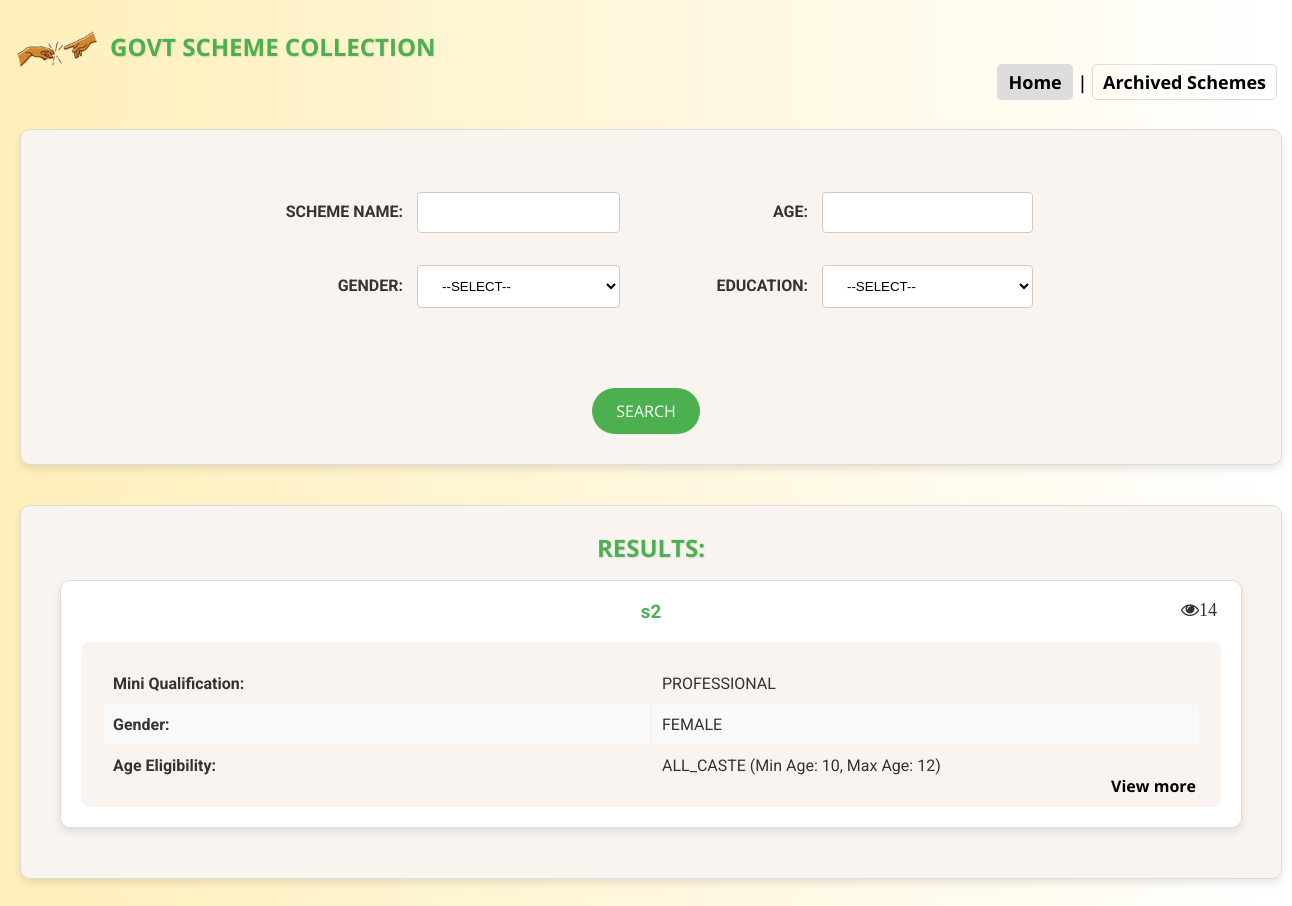
The page / on the database its author committed.
### myapp/models.py (models this page shows, shortened)
class Scheme(models.Model):
    BOTH = 'BOTH'
    FEMALE = 'FEMALE'
    MALE = 'MALE'
    GENDER_CHOICES = [
        (BOTH, 'BOTH'),
        (FEMALE, 'FEMALE'),
        (MALE, 'MALE'),
    ]
    name = models.CharField(max_length=255)
    description = models.TextField()
    gender = models.CharField(
        max_length=20,
        choices=GENDER_CHOICES,
    )
    start_date = models.DateField()
    end_date = models.DateField()
    link = models.URLField()
    procedure_to_apply = models.TextField()
    edu_eligibility = models.ForeignKey(EduEligibility, on_delete=models.CASCADE)
    views = models.PositiveIntegerField(default=0)

class EduEligibility(models.Model):
    SSLC = 'SSLC'
    HSC = 'HSC'
    DIPLOMA = 'DIPLOMA'
    PROFESSIONAL = 'PROFESSIONAL'
    ARTS = 'ARTS'
    PG = 'P.G'
    PHD = 'PH.D'
    EDUCATION_CHOICES = [
        (SSLC, 'SSLC'),
        (HSC, 'HSC'),
        (DIPLOMA, 'Diploma'),
        (PROFESSIONAL, 'Professional'),
        (ARTS, 'ARTS'),
        (PG, 'P.G'),
        (PHD, 'Ph.D'),
    ]
    choice = models.CharField(
        max_length=20,
        choices=EDUCATION_CHOICES,
    )
    def __str__(self):
        return self.choice

class SchemeCasteMapping(models.Model):
    scheme = models.ForeignKey(Scheme, on_delete=models.CASCADE)
    caste = models.ForeignKey(CasteEligibility, on_delete=models.CASCADE)
    min_age = models.IntegerField()
    max_age = models.IntegerField()
    class Meta:
        unique_together = ('scheme', 'caste')

class CasteEligibility(models.Model):
    ALL='ALL_CASTE'
    MBC = 'MBC'
    BC = 'BC'
    OC = 'OC'
    SC = 'SC'
    ST = 'ST'
    CASTE_CHOICES = [
        (ALL,'ALL_CASTE'),
        (MBC, 'MBC'),
        (BC, 'BC'),
        (OC, 'OC'),
        (SC, 'SC'),
        (ST, 'ST'),
    ]
    choice = models.CharField(
        max_length=20,
        choices=CASTE_CHOICES,
        unique=True
    )
    def __str__(self):
        return self.choice

### myapp/views.py (the view, shortened to what this page needs)
# urls.py: path('', views.home, name='home'),
def home(request):
    schemes = Scheme.objects.filter(end_date__gte=datetime.date.today()).order_by('end_date')
    casteMapping = SchemeCasteMapping.objects.all()
    context = {
        'schemes': schemes,
        'casteMapping': casteMapping
    }
    return render(request, 'myapp/home.html', context)

### myapp/templates/myapp/home.html (shortened to what this page needs)
<!DOCTYPE html>
<html>
<head>
    <link rel="stylesheet" href="https://cdnjs.cloudflare.com/ajax/libs/font-awesome/4.7.0/css/font-awesome.min.css">
    {% load static %}
    <link rel="stylesheet"  href="{%  static 'css/styles.css' %}">
</head>
<body>
    {% include 'myapp/header.html' %}
    {% include 'myapp/forms.html' %}
    <div class="result-container">
        {% if schemes %}
        <center><h2>RESULTS:</h2></center>
        {% for scheme in schemes %}
            <div class="scheme-container">
                <center><h3>{{ scheme.name }}</h3></center>
                <i class="fa">&#xf06e;{{ scheme.views }}</i>
                <table>
                    <tbody>
                        <tr>
                            <td><strong>Mini Qualification:</strong></td>
                            <td>{{ scheme.edu_eligibility }}</td>
                        </tr>
                        <tr>
                            <td><strong>Gender:</strong></td>
                            <td>{{ scheme.gender }}</td>
                        </tr>
                        <tr>
                            <td><strong>Age Eligibility:</strong></td>
                            <td>
                                {% for caste in casteMapping %}
                                    {% if caste.scheme.id == scheme.id %}
                                        {{ caste.caste }} (Min Age: {{ caste.min_age }}, Max Age: {{ caste.max_age }})<br>
                                    {% endif %}
                                {% endfor %}
                            </td>
                        </tr>
                    </tbody>
                </table>
                <a class="view-more" href="{% url 'scheme_details' scheme.id %}">View more</a>
            </div>
        {% endfor %}
    {% else %}
        <center><h3>No results found.</h3></center>
    {% endif %}
    </div><br><br>
    </body>
</html>

### myapp/static/css/styles.css (style rules this page uses)
body { font-family: 'Roboto', sans-serif; margin: 0; padding: 10; min-height: 100vh; display: flex; flex-direction: column; background: linear-gradient(to right, #FFEFBA, #FFFFFF); color: #333; }
.result-container { border: 1px solid #ddd; padding: 30px; width: 1200px; margin: auto; background-color: #FAF4F0; box-shadow: 0 4px 8px rgba(0,0,0,0.1); border-radius: 10px; margin-top: 40px; display: flex; flex-direction: column; }
.result-container td { padding: 10px; text-align: left; }
.scheme-container { border: 1px solid #ddd; padding: 20px; width: calc(100% - 60px); margin: 20px auto; background-color: #fff; box-shadow: 0 4px 8px rgba(0,0,0,0.1); border-radius: 10px; position: relative; flex-direction: column; }
.scheme-container h3 { margin-top: 0; color: #4CAF50; }
.scheme-container table { width: 100%; }
.scheme-container td { padding: 10px; vertical-align: top; width: 30%; }
.scheme-container tr:nth-child(even) { background-color: #f9f9f9; }
h1, h2 { text-align: center; color: #4CAF50; text-shadow: 1px 1px 2px rgba(0, 0, 0, 0.1); font-family: 'Open Sans', sans-serif; line-height: 1; }
table { margin: auto; background-color: #FAF4F0; padding: 20px; border-radius: 8px; }
a { text-decoration: none; color: #333; font-weight: bold; transition: color 0.3s ease; font-family: 'Open Sans', sans-serif; }
.view-more { position: absolute; bottom: 20px; right: 25px; padding: 10px 20px; color: black; text-align: center; }

### myapp/templates/myapp/home.html (style rules this page uses)
.fa { position: absolute; top:20px; left: 1120px; font-size: 18px; }

### myapp/templates/myapp/header.html (style rules this page uses)
body { font-family: 'Roboto', sans-serif; margin: 0; padding: 20px; background: linear-gradient(to right, #FFEFBA, #FFFFFF); color: #333; }
h2 { margin: 0; }

### myapp/templates/myapp/forms.html (style rules this page uses)
body { font-family: 'Roboto', sans-serif; margin: 0; padding: 20px; background: linear-gradient(to right, #FFEFBA, #FFFFFF); color: #333; }

### rows shown on the page
Scheme: name "s2", views "14", edu_eligibility "PROFESSIONAL", gender "FEMALE"
SchemeCasteMapping: caste "ALL_CASTE", min_age "10", max_age "12"
